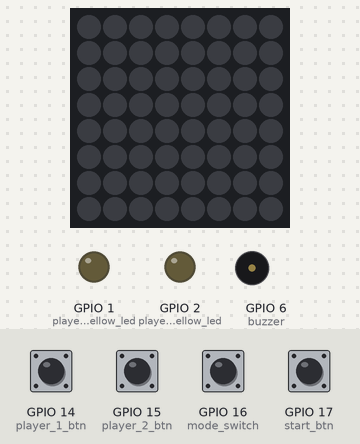
This program was run on a simulated ESP32 board running MicroPython. Parts: 8×8 RGB LED matrix (first LED top left, wired row by row), output pins drawn as LEDs (lit = HIGH), buzzer (waves = sounding). Inputs (shaded band) come from the test bench; at power-on: GPIO 14 (player_1_btn), GPIO 15 (player_2_btn), GPIO 16 (mode_switch), GPIO 17 (start_btn) LOW. Random numbers come from a fixed seed.

Above: at 1.2 s.
1.3 s: GPIO 17 (start_btn) pulled HIGH for 0.15 s
At 2.4 s:
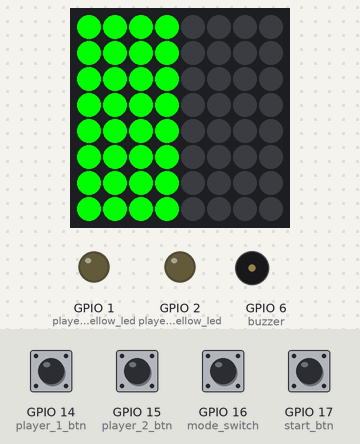
4.4 s: GPIO 14 (player_1_btn) pulled HIGH for 0.15 s
At 5.98 s:
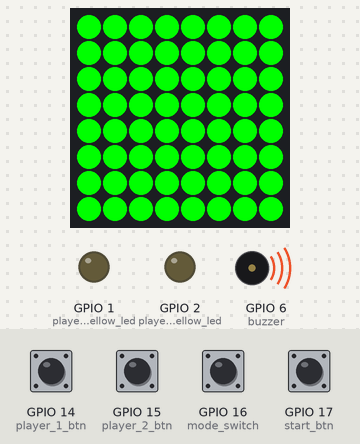
7.5 s: GPIO 16 (mode_switch) pulled HIGH for 0.15 s
10.6 s: GPIO 14 (player_1_btn) pulled HIGH for 1 s
At 11.8 s:
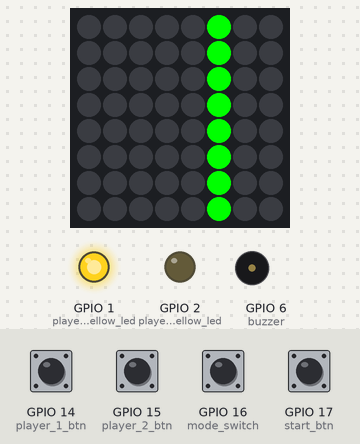
14.1 s: GPIO 17 (start_btn) pulled HIGH for 1 s
At 16.3 s:
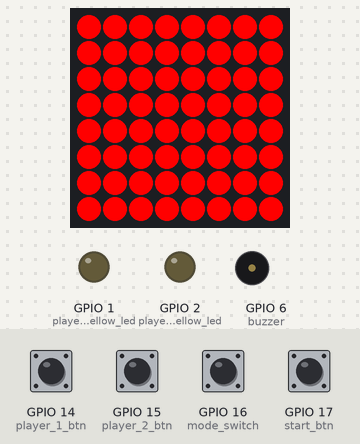
16.6 s: GPIO 16 (mode_switch) pulled HIGH for 1 s
At 21.3 s:
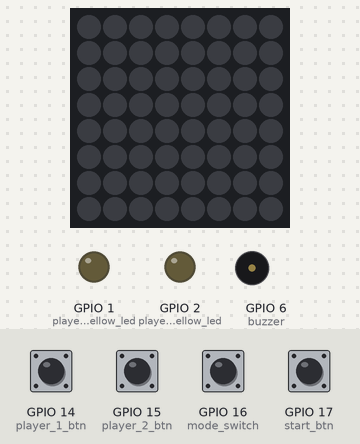
Timing chart, 0 to 21.6 s (numbered marks = the images above; inputs shaded):
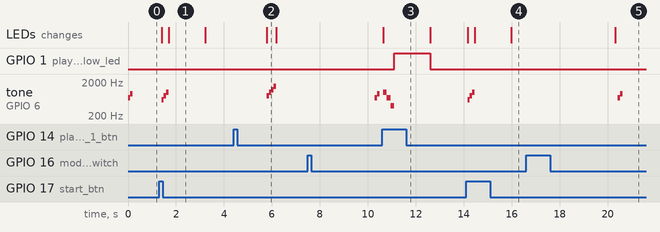

The program:

main.py
```python
import time
import random
from machine import Pin
from machine import PWM
import neopixel


# Pin definitions
player_1_btn = Pin(14, Pin.IN, Pin.PULL_DOWN)       # Player 1 button
player_2_btn = Pin(15, Pin.IN, Pin.PULL_DOWN)       # Player 2 button
start_btn = Pin(17, Pin.IN, Pin.PULL_DOWN)          # Start button
mode_switch = Pin(16, Pin.IN, Pin.PULL_DOWN)        # Mode switch
player_1_yellow_led = Pin(1, Pin.OUT)               # Player 1 yellow LED
player_2_yellow_led = Pin(2, Pin.OUT)               # Player 2 yellow LED
buzzer = PWM(Pin(6))                                # Buzzer


# Global variables
buzzer_flag = True                                  # Buzzer flag
game_started = False                                # Game started flag


# Interrupt handlers
# Mode switch interrupt handler
mode_switch_interrupt_flag = False                  # Mode switch switched flag

def mode_switch_switched(pin):                      # Handler
    global mode_switch_interrupt_flag
    mode_switch_interrupt_flag = True

mode_switch.irq(trigger=Pin.IRQ_RISING, handler=mode_switch_switched)         # Mode switch interrupt

# Players interrupt handler
player1_pressed = False                             # Player 1 button pressed flag
player2_pressed = False                             # Player 2 button pressed flag

def player1_btn_pressed(pin):                       # Handler
    global player1_pressed
    player1_pressed = True

def player2_btn_pressed(pin):                       # Handler
    global player2_pressed
    player2_pressed = True

player_1_btn.irq(trigger=Pin.IRQ_RISING, handler=player1_btn_pressed)         # Player 1 button interrupt
player_2_btn.irq(trigger=Pin.IRQ_RISING, handler=player2_btn_pressed)         # Player 2 button interrupt


# Matrix definitions
WIDTH = 8                                           # Matrix width
HEIGHT = 8                                          # Matrix height
NUM_PIXELS = WIDTH * HEIGHT                         # Total pixels

np = neopixel.NeoPixel(Pin(0), NUM_PIXELS)          # Matrix data pin

# Matrix colors
PIXELS_COLOR_GREEN = (0, 255, 0)                    # Matrix Green
PIXELS_COLOR_RED = (255, 0, 0)                      # Matrix Red
PIXELS_COLOR_YELLOW = (255, 150, 0)                 # Matrix Yellow
PIXELS_OFF = (0, 0, 0)                              # Matrix Off

# Matrix functions
def set_matrix_color(color):                        # Function: Set color on full matrix
    for i in range(NUM_PIXELS):
        np[i] = color
    np.write()

def set_matrix_pixel(x, y, color):                  # Function: Set pixel at (x,y) to color
    if 0 <= x < WIDTH and 0 <= y < HEIGHT:
        np[y*WIDTH +x] = color

def clear_matrix():                                 # Function: Clear matrix
    for i in range(NUM_PIXELS):
        np[i] = PIXELS_OFF
    np.write()

def set_half(color, side):                          # Function: Set half matrix to color
    for y in range(HEIGHT):
        for x in range (WIDTH):
            index = y * WIDTH + x
            if side == 'left' and x < 4:
                np[index] = color
            elif side == 'right' and x >= 4:
                np[index] = color
            else:
                np[index] = PIXELS_OFF
    np.write()

def show_reaction_bar(reaction_time_ms):            # Function: Show reaction time bar
    max_time = 2000
    columns_to_light = int((reaction_time_ms / max_time) * 8)
    if columns_to_light > 8:
        columns_to_light = 8

    clear_matrix()

    for x in range(columns_to_light):
        for y in range(8):
            if reaction_time_ms < 500:
                color = PIXELS_COLOR_GREEN
            elif reaction_time_ms < 1000:
                color = PIXELS_COLOR_YELLOW
            else:
                color = PIXELS_COLOR_RED

            set_matrix_pixel(x, y, color)
    np.write()


# Waiting screen animation
color = PIXELS_COLOR_GREEN
col = 0
direction = 1

def draw_vertical_bar(column, color):               # Function: Draw vertical bar
    for y in range(HEIGHT):
        set_matrix_pixel(column, y, color)
    np.write()

def animate_bar_step(column, color):                # Function: Animate bar step
    time.sleep(0.15)
    clear_matrix()
    draw_vertical_bar(column, color)


# Buzzer sounds
def play_tone(freq, duration=0.15, duty=20000):     # Function: Play tone
    if buzzer_flag:
        buzzer.freq(freq)
        buzzer.duty_u16(duty)
        time.sleep(duration)
        buzzer.duty_u16(0)

def sound_mode_switch():                            # Sound: Mode switch
    play_tone(700, 0.1)
    play_tone(900, 0.1)

def sound_start_press():                            # Sound: Start button pressed
    for f in [600, 800, 1000]:
        play_tone(f, 0.1)

def sound_win():                                    # Sound: Win
    for f in [800, 1000, 1200, 1500]:
        play_tone(f, 0.1)

def sound_too_early():                              # Sound: Too early
    for f in [1000, 700, 400]:
        play_tone(f, 0.15)


# main loop
while True:

    # Koop - Mode
    if mode_switch.value() == 1:

        sound_mode_switch()

        while not mode_switch_interrupt_flag:
            animate_bar_step(col, color)

            if start_btn.value() == 1:
                sound_start_press()

                delay = random.randint(2000, 5000)

                set_matrix_color(PIXELS_COLOR_RED)
                time.sleep(delay / 1000)
                game_started = True
                set_matrix_color(PIXELS_COLOR_GREEN)

            clear_matrix()

            if game_started:
                if player1_pressed:
                    sound_win()

                    for i in range(5):
                        set_half(PIXELS_COLOR_GREEN, 'left')
                        time.sleep(0.5)
                        clear_matrix()

                    player1_pressed = False
                    player2_pressed = False
                    game_started = False
                    break

                if player2_pressed:
                    sound_win()

                    for i in range(5):
                        set_half(PIXELS_COLOR_GREEN, 'right')
                        time.sleep(0.5)
                        clear_matrix()

                    player1_pressed = False
                    player2_pressed = False
                    game_started = False
                    break

            else:
                if player1_pressed:
                    sound_too_early()

                    for i in range(3):
                        player_1_yellow_led.on()
                        time.sleep(0.5)
                        player_1_yellow_led.off()

                    player1_pressed = False
                    player2_pressed = False
                    game_started = False

                if player2_pressed:
                    sound_too_early()

                    for i in range(3):
                        player_2_yellow_led.on()
                        time.sleep(0.5)
                        player_2_yellow_led.off()

                    player1_pressed = False
                    player2_pressed = False
                    game_started = False

            col += direction
            if col == 7:
                direction = -1
            elif col == 0:
                direction = 1

            time.sleep(0.1)

        mode_switch_interrupt_flag = False

    # Single Player - Mode
    elif mode_switch.value() == 0:

        sound_mode_switch()

        while not mode_switch_interrupt_flag:
            animate_bar_step(col, color)

            if start_btn.value() == 1:
                sound_start_press()

                for i in range(3):
                    set_half(PIXELS_COLOR_GREEN, 'left')
                    time.sleep(0.5)
                    clear_matrix()

                delay = random.randint(2000, 5000)

                set_matrix_color(PIXELS_COLOR_RED)
                time.sleep(delay / 1000)
                set_matrix_color(PIXELS_COLOR_GREEN)
                game_started = True
                start_time = time.ticks_ms()

            if player1_pressed:
                if game_started:
                    reaction_time = time.ticks_diff(time.ticks_ms(), start_time)

                    sound_win()

                    show_reaction_bar(reaction_time)
                    time.sleep(4)

                else:
                    sound_too_early()

                    for i in range(3):
                        player_1_yellow_led.on()
                        time.sleep(0.5)
                        player_1_yellow_led.off()

            player1_pressed = False
            game_started = False
            clear_matrix()

            col += direction
            if col == 7:
                direction = -1
            elif col == 0:
                direction = 1

            time.sleep(0.1)

        mode_switch_interrupt_flag = False
```

Measured:
- after the input at 1.3 s, tone on GPIO 6 (buzzer): silent → 600 Hz after 0.10 s, → 800 Hz 0.10 s later, → 1000 Hz 0.10 s later, → silent 0.10 s later; the LEDs: first change after 0.10 s (image 1 shows a later state)
- after the input at 4.4 s, tone on GPIO 6 (buzzer): plays 800 Hz for 0.10 s, 1000 Hz for 0.10 s, 1200 Hz for 0.10 s, 1500 Hz for 0.10 s, starting after 1.4 s
- after the input at 7.5 s, tone on GPIO 6 (buzzer): silent → 700 Hz after 2.8 s, → 900 Hz 0.10 s later, → silent 0.10 s later
- after the input at 10.6 s, GPIO 1 (player_1_yellow_led): LOW → HIGH after 0.50 s, → LOW 1.5 s later; tone on GPIO 6 (buzzer): silent → 1000 Hz after 0.05 s, → 700 Hz 0.15 s later, → 400 Hz 0.15 s later, → silent 0.15 s later; the LEDs: change after 0.05 s (image 3)
- after the input at 14.1 s, tone on GPIO 6 (buzzer): silent → 600 Hz after 0.06 s, → 800 Hz 0.10 s later, → 1000 Hz 0.10 s later, → silent 0.10 s later; the LEDs: first change after 0.06 s (image 4 shows a later state)
- after the input at 16.6 s, tone on GPIO 6 (buzzer): silent → 700 Hz after 3.8 s, → 900 Hz 0.10 s later, → silent 0.10 s later
- what the display in image 1 shows lasts 1.5 s, from 1.7 s to 3.2 s
